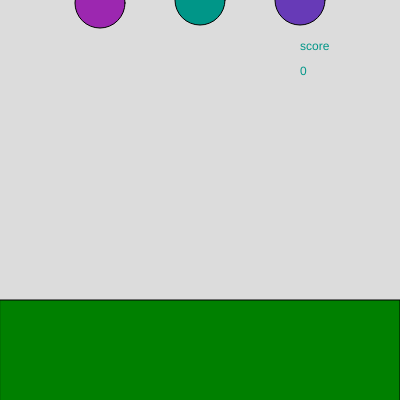
Frame 1 (no input)
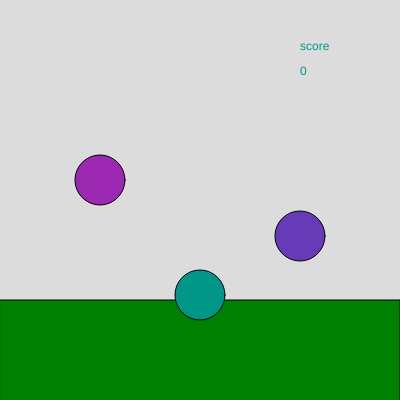
Frame 60 (no input)
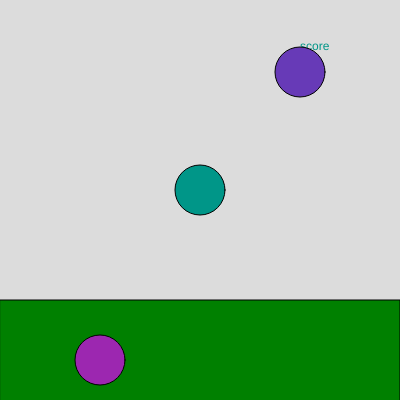
Frame 120 (the mouse pressed at the canvas centre since frame 60)

The p5.js sketch that drew these frames (run headless with seeded random() and noise() and a simulated clock; from frame 60 on, the mouse is pressed at the canvas centre):

// p5.js sketch
// ── sketch.js
var by = 0;
var bx = 0;
var bz = 0
var score = 0;
function setup() {
  createCanvas(400, 400);
}

function draw() {
  background(220);
  fill("green");
  rect(0, 300, 400, 400);
  fill("#009688");
  ellipse(200, 0 + by, 50, 50);
  by = by + 5;
  if (by > 400) {
    by = 0;
  }
  text("score", 300, 50);
  text(score, 300, 75);
  fill("#9C27B0");
  bx = bx + 3;
  ellipse(100, 0 + bx, 50, 50);
  if (bx > 400) {
    bx = 0;

  
  }
  fill('#673AB7')
  ellipse(300,0+bz,50,50)
  bz=bz+4
  if (bz>400)
    bz=0
}

function keyPressed() {
  if (key == "a" && bx > 300) {
    score = score + 2545232454756465246578246547856278943628974568975645;
  }
  if (key == "s" && by > 300) {
    score = score + 258747387131878798798277458927598758902379875294875;
  }
  if (key == "d" && bz > 300) 
    score = score + 25000000000000000000000000000000000000000000000000;
}
